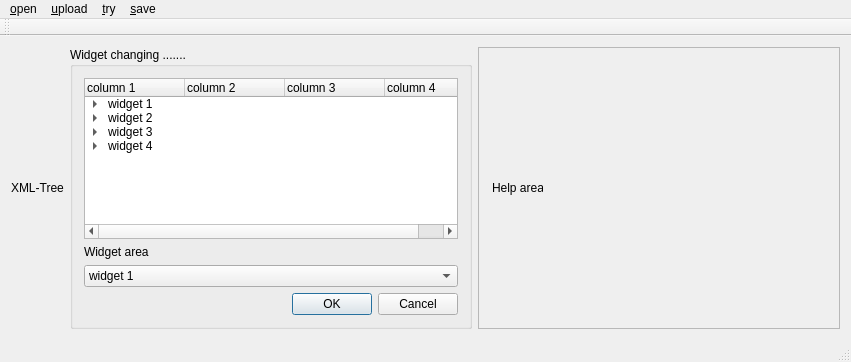
<?xml version="1.0" encoding="UTF-8"?>
<ui version="4.0">
 <class>MainWindow</class>
 <widget class="QMainWindow" name="MainWindow">
  <property name="geometry">
   <rect>
    <x>0</x>
    <y>0</y>
    <width>851</width>
    <height>362</height>
   </rect>
  </property>
  <property name="windowTitle">
   <string>MainWindow</string>
  </property>
  <widget class="QWidget" name="centralWidget">
   <layout class="QHBoxLayout" name="horizontalLayout">
    <item>
     <widget class="QLabel" name="label">
      <property name="text">
       <string>XML-Tree</string>
      </property>
     </widget>
    </item>
    <item>
     <layout class="QHBoxLayout" name="horizontalLayout_2">
      <item>
       <widget class="QGroupBox" name="groupBox">
        <property name="title">
         <string>Widget changing .......</string>
        </property>
        <layout class="QGridLayout" name="gridLayout">
         <item row="1" column="0">
          <widget class="QLabel" name="label_2">
           <property name="text">
            <string>Widget area</string>
           </property>
          </widget>
         </item>
         <item row="2" column="0">
          <widget class="QComboBox" name="comboBox">
           <property name="minimumSize">
            <size>
             <width>374</width>
             <height>0</height>
            </size>
           </property>
           <item>
            <property name="text">
             <string>widget 1</string>
            </property>
           </item>
           <item>
            <property name="text">
             <string>widget 2</string>
            </property>
           </item>
           <item>
            <property name="text">
             <string> widget 3</string>
            </property>
           </item>
           <item>
            <property name="text">
             <string>widget 4</string>
            </property>
           </item>
           <item>
            <property name="text">
             <string>widget 5</string>
            </property>
           </item>
           <item>
            <property name="text">
             <string/>
            </property>
           </item>
          </widget>
         </item>
         <item row="3" column="0">
          <widget class="QDialogButtonBox" name="buttonBox">
           <property name="minimumSize">
            <size>
             <width>374</width>
             <height>0</height>
            </size>
           </property>
           <property name="standardButtons">
            <set>QDialogButtonBox::Cancel|QDialogButtonBox::Ok</set>
           </property>
          </widget>
         </item>
         <item row="0" column="0">
          <widget class="QTreeWidget" name="treeWidget">
           <column>
            <property name="text">
             <string>column 1</string>
            </property>
           </column>
           <column>
            <property name="text">
             <string>column 2</string>
            </property>
           </column>
           <column>
            <property name="text">
             <string>column 3</string>
            </property>
           </column>
           <column>
            <property name="text">
             <string>column 4</string>
            </property>
           </column>
           <item>
            <property name="text">
             <string>widget 1</string>
            </property>
            <item>
             <property name="text">
              <string>sub widget </string>
             </property>
            </item>
           </item>
           <item>
            <property name="text">
             <string>widget 2</string>
            </property>
            <item>
             <property name="text">
              <string>sub widget</string>
             </property>
            </item>
           </item>
           <item>
            <property name="text">
             <string>widget 3</string>
            </property>
            <item>
             <property name="text">
              <string>sub widget </string>
             </property>
            </item>
           </item>
           <item>
            <property name="text">
             <string>widget 4</string>
            </property>
            <item>
             <property name="text">
              <string>sub widget</string>
             </property>
            </item>
           </item>
          </widget>
         </item>
        </layout>
       </widget>
      </item>
     </layout>
    </item>
    <item>
     <layout class="QHBoxLayout" name="horizontalLayout_4">
      <item>
       <widget class="QScrollArea" name="scrollArea">
        <property name="widgetResizable">
         <bool>true</bool>
        </property>
        <widget class="QWidget" name="scrollAreaWidgetContents">
         <property name="geometry">
          <rect>
           <x>0</x>
           <y>0</y>
           <width>383</width>
           <height>299</height>
          </rect>
         </property>
         <widget class="QLabel" name="label_4">
          <property name="geometry">
           <rect>
            <x>13</x>
            <y>130</y>
            <width>51</width>
            <height>20</height>
           </rect>
          </property>
          <property name="text">
           <string>Help area</string>
          </property>
         </widget>
        </widget>
       </widget>
      </item>
     </layout>
    </item>
   </layout>
  </widget>
  <widget class="QMenuBar" name="menuBar">
   <property name="geometry">
    <rect>
     <x>0</x>
     <y>0</y>
     <width>851</width>
     <height>21</height>
    </rect>
   </property>
   <widget class="QMenu" name="menu_open">
    <property name="title">
     <string>&amp;open</string>
    </property>
    <addaction name="action_open"/>
   </widget>
   <widget class="QMenu" name="menu_upload">
    <property name="title">
     <string>&amp;upload</string>
    </property>
    <addaction name="action_upload"/>
   </widget>
   <widget class="QMenu" name="menu_try">
    <property name="title">
     <string>&amp;try</string>
    </property>
    <addaction name="action_try"/>
   </widget>
   <widget class="QMenu" name="menu_upload_2">
    <property name="title">
     <string>&amp;save</string>
    </property>
    <addaction name="action_save"/>
   </widget>
   <addaction name="menu_open"/>
   <addaction name="menu_upload"/>
   <addaction name="menu_try"/>
   <addaction name="menu_upload_2"/>
  </widget>
  <widget class="QToolBar" name="mainToolBar">
   <attribute name="toolBarArea">
    <enum>TopToolBarArea</enum>
   </attribute>
   <attribute name="toolBarBreak">
    <bool>false</bool>
   </attribute>
  </widget>
  <widget class="QStatusBar" name="statusBar"/>
  <action name="action_open">
   <property name="text">
    <string>&amp;open </string>
   </property>
  </action>
  <action name="action_upload">
   <property name="text">
    <string>&amp;upload</string>
   </property>
  </action>
  <action name="action_try">
   <property name="text">
    <string>&amp;try</string>
   </property>
  </action>
  <action name="action_save">
   <property name="text">
    <string>&amp;save</string>
   </property>
  </action>
 </widget>
 <layoutdefault spacing="6" margin="11"/>
 <resources/>
 <connections/>
</ui>
